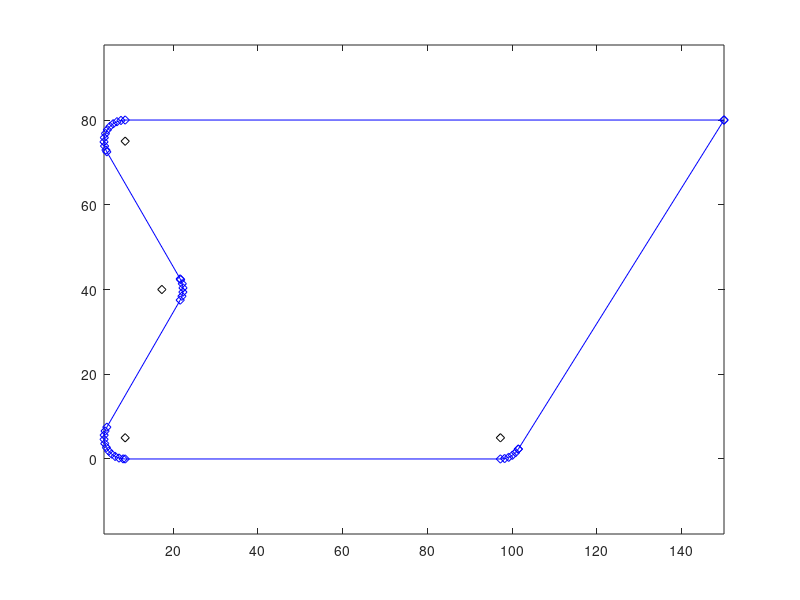

This chart was generated by the following MATLAB code:
clear;
close all;

%we assume an array of N points describing a closed polygon
% points[0] = points[N]
%units in millimeters

%solve for the centers of fillets manually
radius = 5;
f1 =[radius/tand(60/2), radius];
f2 = [(40/tand(60)) - (2*radius*tand(30)), 40];
f3 = [radius/tand(60/2), 80-radius];
f4 = [100 - (radius / tan((pi - atan(8/5))/2)), 5];

temp = [f1; f2; f3; f4];
plot(temp(:,1), temp(:,2), 'kd')
axis('equal')
hold on

%compute the maximum arc step, this is the same for all fillets
miniumum_arc_length = 1;
dtheta = miniumum_arc_length / radius;
%bottom left fillet
start_1 = 5*pi/6;
end_1 = 3*pi/2;
theta_1 = start_1:dtheta:end_1;
if theta_1(end) ~= end_1
	theta_1(end+1) = end_1;
end
%middle left fillet
start_2 = -pi/6;
end_2 = pi/6;
theta_2 = start_2:dtheta:end_2;
if theta_2(end) ~= end_2
	theta_2(end+1) = end_2;
end
%flip theta_2 to be consitant with winding direction
theta_2 = fliplr(theta_2);
%top left fillet
start_3 = pi/2;
end_3 = 7*pi/6;
theta_3 = start_3:dtheta:end_3;
if theta_3(end) ~= end_3
	theta_3(end+1) = end_3;
end
%bottom right fillet
start_4 = 3*pi/2;
end_4 = (3*pi/2) + atan(8/5);
theta_4 = start_4:dtheta:end_4;
if theta_4(end) ~= end_4
	theta_4(end+1) = end_4;
end

points_x(1) = [150];
points_y(1) = [80];

points_x = [points_x (radius*cos(theta_3) + f3(1)) ...
					 (radius*cos(theta_2) + f2(1)) ...
					 (radius*cos(theta_1) + f1(1)) ...
					 (radius*cos(theta_4) + f4(1)) , 150];

points_y = [points_y (radius*sin(theta_3) + f3(2)) ...
					 (radius*sin(theta_2) + f2(2)) ...
					 (radius*sin(theta_1) + f1(2)) ...
					 (radius*sin(theta_4) + f4(2)) , 80];

plot(points_x, points_y, 'bd-')


